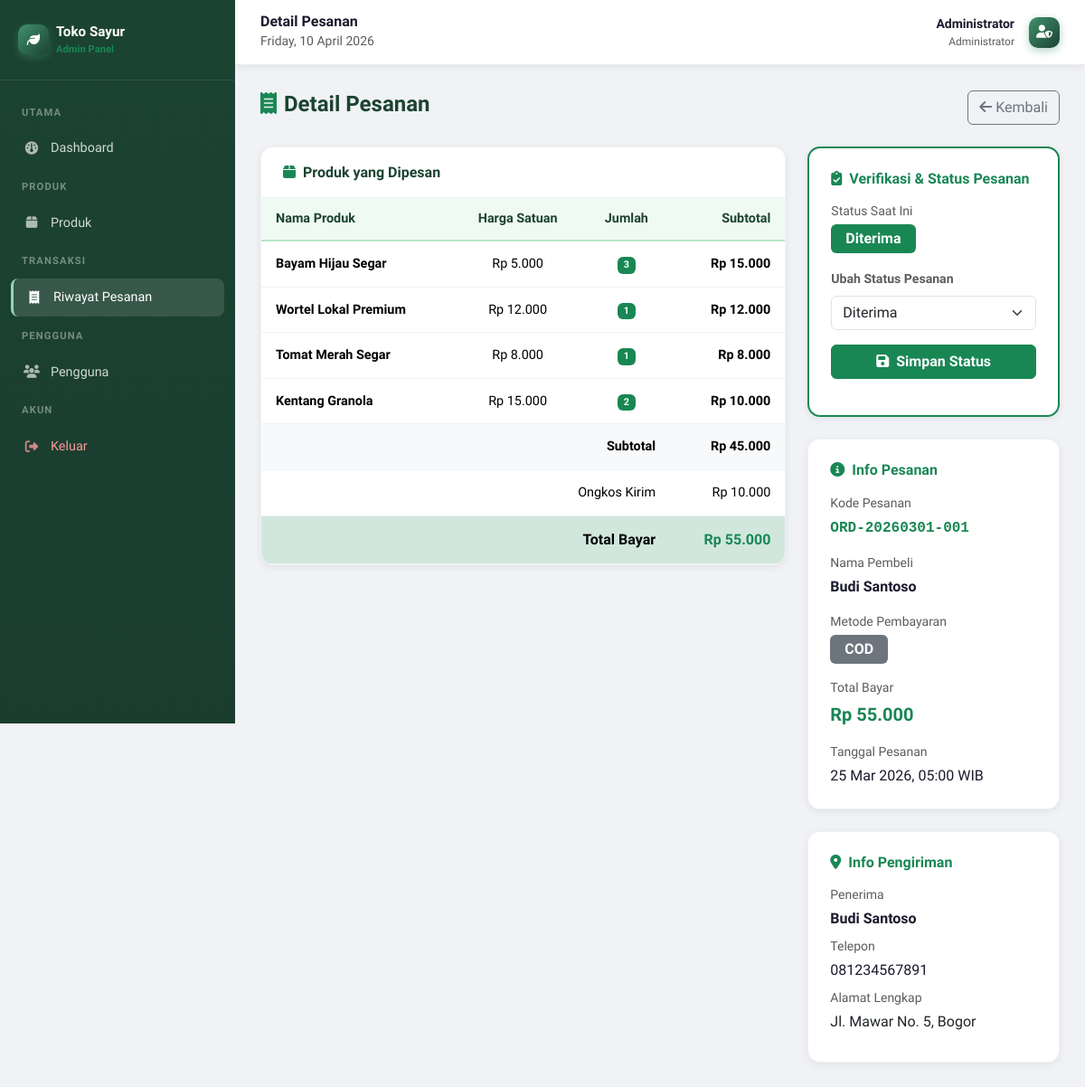
Screenshot of /admin/orders/detail.php?id=1 (signed in) with the database file from the repository.
### tables this page shows
CREATE TABLE `order_items` (
  `id` int(11) NOT NULL AUTO_INCREMENT,
  `order_id` int(11) NOT NULL,
  `product_id` int(11) NOT NULL,
  `product_name` varchar(200) NOT NULL,
  `price` decimal(12,2) NOT NULL,
  `quantity` int(11) NOT NULL DEFAULT 1,
  `subtotal` decimal(14,2) NOT NULL,
  PRIMARY KEY (`id`),
  KEY `order_id` (`order_id`),
  KEY `product_id` (`product_id`),
  CONSTRAINT `fk_item_order` FOREIGN KEY (`order_id`) REFERENCES `orders` (`id`) ON DELETE CASCADE,
  CONSTRAINT `fk_item_prod` FOREIGN KEY (`product_id`) REFERENCES `products` (`id`) ON DELETE CASCADE
);

CREATE TABLE `orders` (
  `id` int(11) NOT NULL AUTO_INCREMENT,
  `order_code` varchar(50) NOT NULL,
  `user_id` int(11) NOT NULL,
  `total_amount` decimal(14,2) NOT NULL DEFAULT 0.00,
  `shipping_fee` decimal(10,2) NOT NULL DEFAULT 10000.00,
  `grand_total` decimal(14,2) NOT NULL DEFAULT 0.00,
  `shipping_name` varchar(150) NOT NULL,
  `shipping_phone` varchar(20) NOT NULL,
  `shipping_address` text NOT NULL,
  `notes` text DEFAULT NULL,
  `payment_method` enum('cod','transfer') NOT NULL DEFAULT 'cod',
  `payment_proof` varchar(255) DEFAULT NULL,
  `status` enum('pending','processing','shipped','delivered','cancelled','valid','ditolak') NOT NULL DEFAULT 'pending',
  `created_at` timestamp NOT NULL DEFAULT current_timestamp(),
  `updated_at` timestamp NOT NULL DEFAULT current_timestamp() ON UPDATE current_timestamp(),
  PRIMARY KEY (`id`),
  UNIQUE KEY `order_code` (`order_code`),
  KEY `user_id` (`user_id`),
  CONSTRAINT `fk_order_user` FOREIGN KEY (`user_id`) REFERENCES `users` (`id`) ON DELETE CASCADE
);

CREATE TABLE `users` (
  `id` int(11) NOT NULL AUTO_INCREMENT,
  `name` varchar(150) NOT NULL,
  `email` varchar(150) NOT NULL,
  `password` varchar(255) NOT NULL,
  `phone` varchar(20) DEFAULT NULL,
  `address` text DEFAULT NULL,
  `role` enum('admin','customer') NOT NULL DEFAULT 'customer',
  `avatar` varchar(255) DEFAULT NULL,
  `created_at` timestamp NOT NULL DEFAULT current_timestamp(),
  `updated_at` timestamp NOT NULL DEFAULT current_timestamp() ON UPDATE current_timestamp(),
  PRIMARY KEY (`id`),
  UNIQUE KEY `email` (`email`)
);

### config/functions.php (called while the page is built, shortened)
<?php
function rupiah(float $amount): string {
    return 'Rp ' . number_format($amount, 0, ',', '.');
}
function e(string $val): string {
    return htmlspecialchars($val, ENT_QUOTES, 'UTF-8');
}

### admin/orders/detail.php (the view, shortened to what this page needs)
<?php
require_once __DIR__ . '/../../config/functions.php';
$id = (int)($_GET['id'] ?? 0);
$stmt = $pdo->prepare('SELECT o.*, u.name as user_name, u.email as user_email FROM orders o JOIN users u ON o.user_id=u.id WHERE o.id=?');
$stmt->execute([$id]);
$order = $stmt->fetch();
$items = $pdo->prepare('SELECT * FROM order_items WHERE order_id=?'); $items->execute([$id]);
$orderItems = $items->fetchAll();
$statusConfig = [
    'pending'    => ['bg' => 'bg-warning text-dark', 'label' => 'Pending'],
    'processing' => ['bg' => 'bg-info text-dark',    'label' => 'Diproses'],
    'shipped'    => ['bg' => 'bg-primary',           'label' => 'Dikirim'],
    'delivered'  => ['bg' => 'bg-success',           'label' => 'Diterima'],
    'cancelled'  => ['bg' => 'bg-danger',            'label' => 'Dibatalkan'],
    'valid'      => ['bg' => 'bg-success',           'label' => 'Valid'],
    'ditolak'    => ['bg' => 'bg-danger',            'label' => 'Ditolak'],
];
$sc = $statusConfig[$order['status']] ?? ['bg' => 'bg-secondary', 'label' => ucfirst($order['status'])];
include __DIR__ . '/../includes/header.php';
?>
<div class="d-flex justify-content-between align-items-center mb-4">
  <h4 class="admin-page-title"><i class="fas fa-receipt me-2 text-success"></i>Detail Pesanan</h4>
  <a href="<?= BASE_URL ?>/admin/orders/index.php" class="btn btn-outline-secondary"><i class="fas fa-arrow-left me-1"></i>Kembali</a>
</div>
<div class="row g-4">
  <div class="col-lg-8">
    <div class="admin-card">
      <div class="admin-card-header"><h5><i class="fas fa-box me-2 text-success"></i>Produk yang Dipesan</h5></div>
      <div class="table-responsive">
        <table class="table admin-table mb-0">
          <thead>
            <tr>
              <th>Nama Produk</th>
              <th class="text-center">Harga Satuan</th>
              <th class="text-center">Jumlah</th>
              <th class="text-end">Subtotal</th>
            </tr>
          </thead>
          <tbody>
            <?php foreach ($orderItems as $oi): ?>
            <tr>
              <td class="fw-600"><?= e($oi['product_name']) ?></td>
              <td class="text-center"><?= rupiah($oi['price']) ?></td>
              <td class="text-center"><span class="badge bg-success"><?= $oi['quantity'] ?></span></td>
              <td class="text-end fw-700"><?= rupiah($oi['subtotal']) ?></td>
            </tr>
            <?php endforeach; ?>
            <tr class="table-light">
              <td colspan="3" class="text-end fw-700">Subtotal</td>
              <td class="text-end fw-700"><?= rupiah($order['total_amount']) ?></td>
            </tr>
            <tr>
              <td colspan="3" class="text-end">Ongkos Kirim</td>
              <td class="text-end"><?= rupiah($order['shipping_fee']) ?></td>
            </tr>
            <tr class="table-success">
              <td colspan="3" class="text-end fw-800 fs-6">Total Bayar</td>
              <td class="text-end fw-800 fs-6 text-success"><?= rupiah($order['grand_total']) ?></td>
            </tr>
          </tbody>
        </table>
      </div>
    </div>
  </div>
  <div class="col-lg-4">
    <div class="admin-card mb-4 p-4" style="border: 2px solid #198754;">
      <h6 class="fw-800 mb-3 text-success"><i class="fas fa-clipboard-check me-1"></i> Verifikasi & Status Pesanan</h6>
      <div class="mb-3">
        <small class="text-muted d-block mb-1">Status Saat Ini</small>
        <span class="badge <?= $sc['bg'] ?> fs-6 px-3 py-2"><?= $sc['label'] ?></span>
      </div>
      <form action="<?= BASE_URL ?>/admin/orders/update_status.php" method="POST">
        <div class="mb-3">
          <label class="form-label small text-muted fw-600">Ubah Status Pesanan</label>
          <select name="status" class="form-select" id="statusSelect">
            <?php
            $allStatuses = [
                'pending' => 'Pending', 'processing' => 'Diproses', 'shipped' => 'Dikirim',
                'delivered' => 'Diterima', 'cancelled' => 'Dibatalkan', 'valid' => 'Valid', 'ditolak' => 'Ditolak'
            ];
            foreach ($allStatuses as $val => $label):
            ?>
              <option value="<?= $val ?>" <?= $order['status'] === $val ? 'selected' : '' ?>><?= $label ?></option>
            <?php endforeach; ?>
          </select>
        </div>
        <button type="submit" class="btn btn-success w-100 fw-600 mb-3">
          <i class="fas fa-save me-1"></i> Simpan Status
        </button>
      </form>
    </div>
    <div class="admin-card mb-4 p-4">
      <h6 class="fw-800 mb-3 text-success"><i class="fas fa-info-circle me-1"></i> Info Pesanan</h6>
      <div class="mb-3">
        <small class="text-muted d-block mb-1">Kode Pesanan</small>
        <span class="fw-800 font-monospace text-success fs-6"><?= e($order['order_code']) ?></span>
      </div>
      <div class="mb-3">
        <small class="text-muted d-block mb-1">Nama Pembeli</small>
        <strong><?= e($order['user_name']) ?></strong>
      </div>
      <div class="mb-3">
        <small class="text-muted d-block mb-1">Metode Pembayaran</small>
        <span class="badge bg-secondary fs-6 px-3 py-2"><?= strtoupper(e($order['payment_method'])) ?></span>
      </div>
      <div class="mb-3">
        <small class="text-muted d-block mb-1">Total Bayar</small>
        <span class="fw-800 text-success fs-5"><?= rupiah($order['grand_total']) ?></span>
      </div>
      <div>
        <small class="text-muted d-block mb-1">Tanggal Pesanan</small>
        <?= date('d M Y, H:i', strtotime($order['created_at'])) ?> WIB
      </div>
    </div>
    <div class="admin-card p-4">
      <h6 class="fw-800 mb-3 text-success"><i class="fas fa-map-marker-alt me-1"></i> Info Pengiriman</h6>
      <div class="mb-2">
        <small class="text-muted d-block mb-1">Penerima</small>
        <strong><?= e($order['shipping_name']) ?></strong>
      </div>
      <div class="mb-2">
        <small class="text-muted d-block mb-1">Telepon</small>
        <?= e($order['shipping_phone']) ?>
      </div>
      <div class="mb-2">
        <small class="text-muted d-block mb-1">Alamat Lengkap</small>
        <span class="text-dark"><?= nl2br(e($order['shipping_address'])) ?></span>
      </div>
    </div>
  </div>
</div>
<?php include __DIR__ . '/../includes/footer.php'; ?>

### assets/css/style.css (style rules this page uses)
:root { --green-900: #1b4332; --green-800: #2d6a4f; --green-700: #40916c; --green-600: #52b788; --green-500: #74c69d; --green-400: #95d5b2; --green-100: #d8f3dc; --green-50: #f0faf4; --orange: #f4a261; --text-dark: #1a1a2e; --text-muted: #6c757d; --shadow-sm: 0 2px 8px rgba(0, 0, 0, .07); --shadow-md: 0 4px 20px rgba(0, 0, 0, .10); --shadow-lg: 0 8px 40px rgba(0, 0, 0, .14); --radius: 14px; --radius-sm: 8px; --transition: .25s ease; }
*, *::before, *::after { box-sizing: border-box; }
body { font-family: 'Plus Jakarta Sans', sans-serif; color: var(--text-dark); background: #f8faf9; scroll-behavior: smooth; }
a { text-decoration: none; color: inherit; transition: color var(--transition); }
.fw-600 { font-weight: 600; }
.fw-700 { font-weight: 700; }
.fw-800 { font-weight: 800; }
.form-label { font-weight: 600; font-size: .88rem; color: #3a3a4a; }
.admin-page-title { font-size: 1.5rem; font-weight: 800; color: var(--green-900); }
.admin-card { background: #fff; border-radius: var(--radius); box-shadow: var(--shadow-sm); border: 1px solid rgba(0, 0, 0, .05); overflow: hidden; }
.admin-card-header { padding: 18px 24px; border-bottom: 1px solid rgba(0, 0, 0, .06); display: flex; align-items: center; justify-content: space-between; }
.admin-card-header h5 { font-weight: 800; color: var(--green-900); margin: 0; font-size: 1rem; }
.admin-table { margin: 0; font-size: .9rem; }
.admin-table thead th { background: var(--green-50); color: var(--green-900); font-weight: 700; border-bottom: 2px solid var(--green-200, #b7e4c7); padding: 12px 16px; }
.admin-table tbody td { padding: 14px 16px; vertical-align: middle; border-color: #f0f2f5; }

### rows the page displays
order_items: product_name "Bayam Hijau Segar", price "Rp 5.000", quantity "3", subtotal "Rp 15.000"
order_items: product_name "Wortel Lokal Premium", price "Rp 12.000", quantity "1", subtotal "Rp 12.000"
order_items: product_name "Tomat Merah Segar", price "Rp 8.000", quantity "1", subtotal "Rp 8.000"
order_items: product_name "Kentang Granola", price "Rp 15.000", quantity "2", subtotal "Rp 10.000"
orders: total_amount "Rp 45.000", shipping_fee "Rp 10.000", grand_total "Rp 55.000", status "Diterima", order_code "ORD-20260301-001", user.name "Budi Santoso", payment_method "COD", created_at "25 Mar 2026, 05:00", shipping_name "Budi Santoso", shipping_phone "081234567891", shipping_address "Jl. Mawar No. 5, Bogor"

### other values shown
$pageTitle "Detail Pesanan"
$_SESSION['user_name'] "Administrator"
